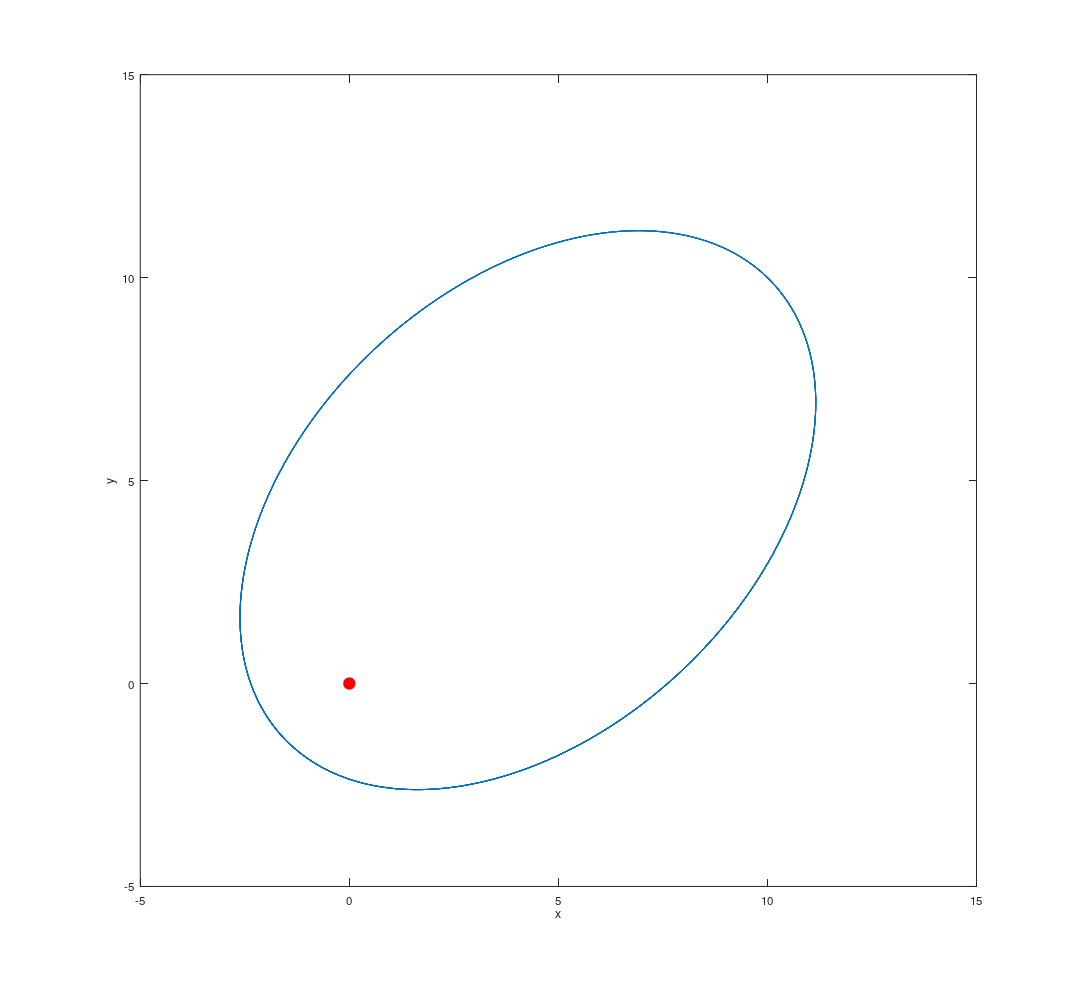

Here is the MATLAB script that generated this plot:
% gravOrbit2D.m
% Planetary orbit simulation in 2D
% Newtonian dynamics via velocity Verlet integration (don't wiki it. You
% won't understand it.)

% Algorithm
% x(t) = x(t-dt) + v(t-dt)dt + a(t-dt)/2 dt^2
% a(t) = F(x(t))/m
% v(t) = v(t-dt) + (a(t) + a(t-dt))/2 dt

% F = GMm/r^2 ; F vector pointing towards origin; r: distance to origin

% Establish parameters (so they can be easily changed)
am = 10.; % Gravitation G*m (F = am*m/r)
dt = 0.01; % time step!!!***
nt = 30001; % number of time steps
ti = 0.; % Initial time
tf = ti + (nt-1) * dt; % Final time ( Honestly I would have just gone for nt instead of nt-1.)

% Initial conditions
x0 = 10.;
y0 = 10.;
vx0 = 0.3;
vy0 = -0.3;

% Set up arrays
t = linspace(ti,tf,nt); % linspace generates a row array of evenly spaced points from ti to tf. nt number of points.
x = zeros(nt,1); y = zeros(nt,1);
vx = zeros(nt,1); vy = zeros(nt,1);
ax = zeros(nt,1); ay = zeros(nt,1);

% Initiate the algorithm
x(1) = x0; y(1) = y0;
vx(1) = vx0; vy(1) = vy0;

% Initial acceleration. This is tricky. Make sure you understand it well.
distance = sqrt(x(1)^2 + y(1)^2);
ax(1) = -am * x(1)/(distance^3);  % The acceleration is towards the origin (the Sun),
                                % so to get the acceleration in the x and y
                                % direction, ax = a*cos(theta) and ay = a*sin(theta)
                                % JUST VISUALISE IT. sin(theta) =
                                % y(1)/distance and cos(theta) =
                                % x(1)/distance
                                % That's why there is an additional
                                % x(1)/distance term in it.
ay(1) = -am * y(1)/(distance^3);


for i = 2:nt % generating the next few coordinates. The programmer you should be able
             % to understand this for loop.
             
    x(i) = x(i-1) + vx(i-1)*dt + ax(i-1)/2 * dt^2;
    y(i) = y(i-1) + vy(i-1)*dt + ay(i-1)/2 * dt^2;
    
    distance = sqrt(x(i)^2 + y(i)^2);
    ax(i) = -am * x(i)/(distance^3);
    ay(i) = -am * y(i)/(distance^3);
    
    vx(i) = vx(i-1) +  ( ax(i) + ax(i-1) )/2   * dt;
    vy(i) = vy(i-1) +  ( ay(i) + ay(i-1) )/2   * dt;
end

% Plot it.
plot(x,y);
set(gca,'xlim',[-5,15])
set(gca,'ylim',[-5,15])
hold on
sun = plot(0,0,'ro'); % Plot the sun.
set(sun,'MarkerSize',10);
set(sun,'MarkerFaceColor','r');
xlabel('x');ylabel('y');

set(gcf,'PaperPosition',[1 1 13 12]); % The last two numbers define size.
print -deps2c orbit.eps

hold off
    

